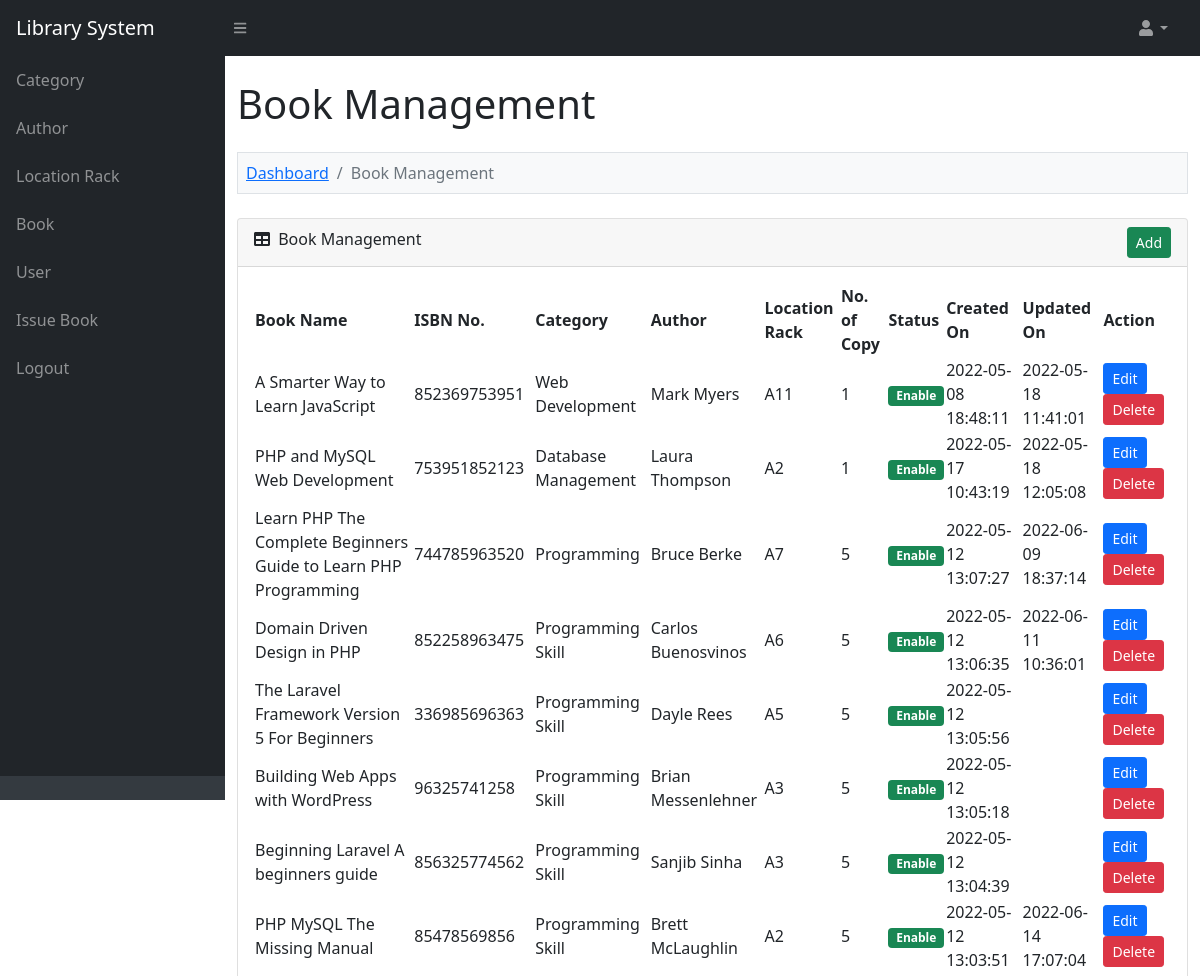
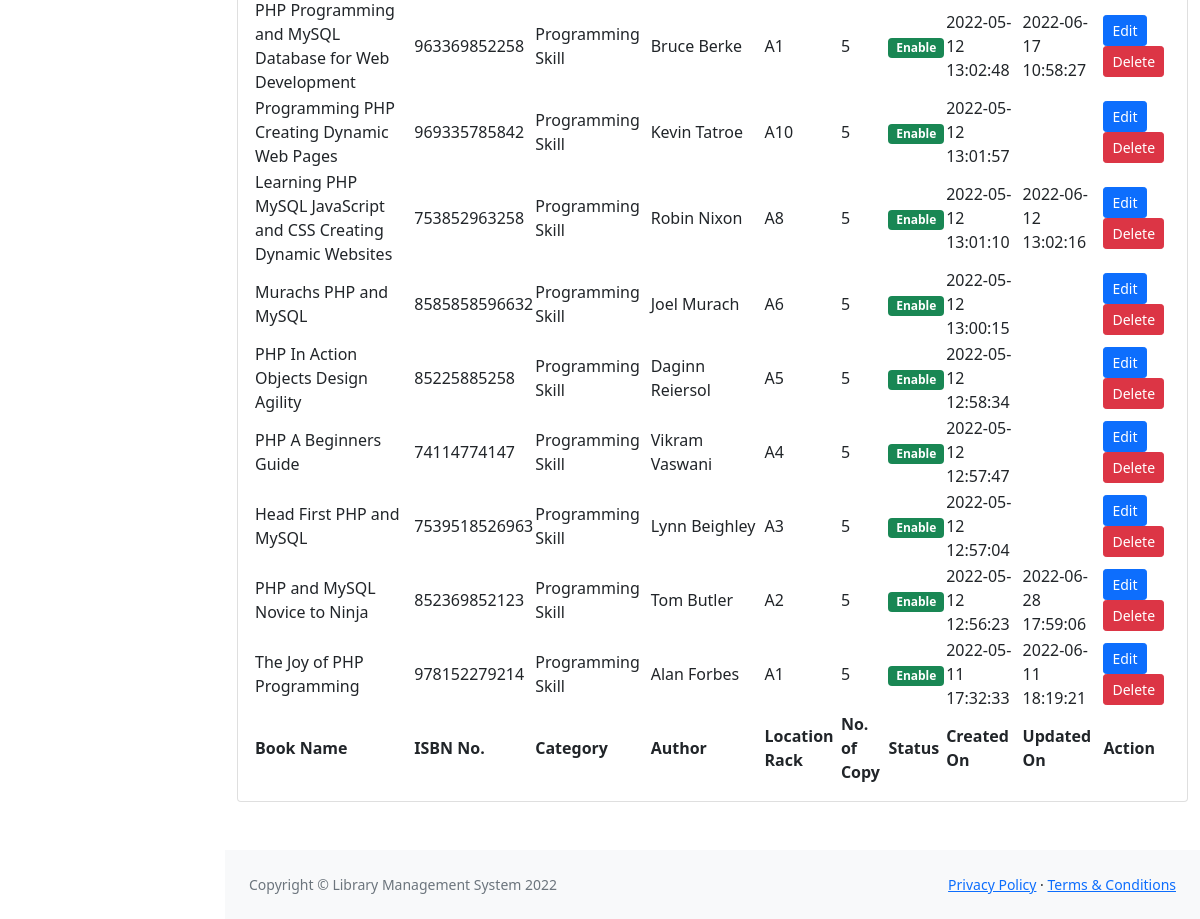
The page /admin/book.php (signed in) on the database its author committed (2 pictures, top to bottom).
### tables this page shows
CREATE TABLE `lms_book` (
  `book_id` int NOT NULL AUTO_INCREMENT,
  `book_category` varchar(200) NOT NULL,
  `book_author` varchar(200) NOT NULL,
  `book_location_rack` varchar(100) NOT NULL,
  `book_name` text NOT NULL,
  `book_isbn_number` varchar(30) NOT NULL,
  `book_no_of_copy` int NOT NULL,
  `book_status` enum('Enable','Disable') NOT NULL,
  `book_added_on` varchar(30) NOT NULL,
  `book_updated_on` varchar(30) NOT NULL,
  PRIMARY KEY (`book_id`)
);

### function.php (called while the page is built, shortened)
<?php
function convert_data($string, $action = 'encrypt')
{
	$encrypt_method = "AES-256-CBC";
	$secret_key = 'AA74CDCC2BBRT935136HH7B63C27';
	$secret_iv = '5fgf5HJ5g27';
	$key = hash('sha256', $secret_key);
	$iv = substr(hash('sha256', $secret_iv), 0, 16);
	if ($action == 'encrypt')
	{
		$output = openssl_encrypt($string, $encrypt_method, $key, 0, $iv);
	    $output = base64_encode($output);
	}
	else if ($action == 'decrypt')
	{
		$output = openssl_decrypt(base64_decode($string), $encrypt_method, $key, 0, $iv);
	}
	return $output;
}
?>

### admin/book.php (the view, shortened to what this page needs)
<?php
include '../database_connection.php';
include '../function.php';
$error = '';
$query = "
	SELECT * FROM lms_book
    ORDER BY book_id DESC
";
$statement = $connect->prepare($query);
$statement->execute();
include '../header.php';
?>
<div class="container-fluid py-4" style="min-height: 700px;">
	<h1>Book Management</h1>
	<?php
	if(isset($_GET["action"]))
	{
		if($_GET["action"] == 'add')
		{
	?>
	<ol class="breadcrumb mt-4 mb-4 bg-light p-2 border">
		<li class="breadcrumb-item"><a href="index.php">Dashboard</a></li>
        <li class="breadcrumb-item"><a href="book.php">Book Management</a></li>
        <li class="breadcrumb-item active">Add Book</li>
    </ol>
    <?php
    if($error != '')
    {
    	echo '<div class="alert alert-danger alert-dismissible fade show" role="alert"><ul class="list-unstyled">'.$error.'</ul> <button type="button" class="btn-close" data-bs-dismiss="alert" aria-label="Close"></button></div>';
    }
    ?>
    <div class="card mb-4">
    	<div class="card-header">
    		<i class="fas fa-user-plus"></i> Add New Book
        </div>
        <div class="card-body">
        	<form method="post">
        		<div class="row">
        			<div class="col-md-6">
        				<div class="mb-3">
        					<label class="form-label">Book Name</label>
        					<input type="text" name="book_name" id="book_name" class="form-control" />
        				</div>
        			</div>
        			<div class="col-md-6">
        				<div class="mb-3">
        					<label class="form-label">Select Author</label>
        					<select name="book_author" id="book_author" class="form-control">
        						<?php echo fill_author($connect); ?>
        					</select>
        				</div>
        			</div>
        		</div>
        		<div class="row">
        			<div class="col-md-6">
        				<div class="mb-3">
        					<label class="form-label">Select Category</label>
        					<select name="book_category" id="book_category" class="form-control">
        						<?php echo fill_category($connect); ?>
        					</select>
        				</div>
        			</div>
        			<div class="col-md-6">
        				<div class="mb-3">
        					<label class="form-label">Select Location Rack</label>
        					<select name="book_location_rack" id="book_location_rack" class="form-control">
        						<?php echo fill_location_rack($connect); ?>
        					</select>
        				</div>
        			</div>
        		</div>
        		<div class="row">
        			<div class="col-md-6">
        				<div class="mb-3">
        					<label class="form-label">Book ISBN Number</label>
        					<input type="text" name="book_isbn_number" id="book_isbn_number" class="form-control" />
        				</div>
        			</div>
        			<div class="col-md-6">
        				<div class="mb-3">
        					<label class="form-label">No. of Copy</label>
        					<input type="number" name="book_no_of_copy" id="book_no_of_copy" step="1" class="form-control" />
        				</div>
        			</div>
        		</div>
        		<div class="mt-4 mb-3 text-center">
        			<input type="submit" name="add_book" class="btn btn-success" value="Add" />
        		</div>
        	</form>
        </div>
    </div>
	<?php
		}
		else if($_GET["action"] == 'edit')
		{
			$book_id = convert_data($_GET["code"], 'decrypt');
			if($book_id > 0)
			{
				$query = "
				SELECT * FROM lms_book
                WHERE book_id = '$book_id'
				";
				$book_result = $connect->query($query);
				foreach($book_result as $book_row)
				{
	?>
	<ol class="breadcrumb mt-4 mb-4 bg-light p-2 border">
		<li class="breadcrumb-item"><a href="index.php">Dashboard</a></li>
        <li class="breadcrumb-item"><a href="book.php">Book Management</a></li>
        <li class="breadcrumb-item active">Edit Book</li>
    </ol>
    <div class="card mb-4">
    	<div class="card-header">
    		<i class="fas fa-user-plus"></i> Edit Book Details
       	</div>
       	<div class="card-body">
       		<form method="post">
       			<div class="row">
       				<div class="col-md-6">
       					<div class="mb-3">
       						<label class="form-label">Book Name</label>
       						<input type="text" name="book_name" id="book_name" class="form-control" value="<?php echo $book_row['book_name']; ?>" />
       					</div>
       				</div>
       				<div class="col-md-6">
       					<div class="mb-3">
       						<label class="form-label">Select Author</label>
       						<select name="book_author" id="book_author" class="form-control">
       							<?php echo fill_author($connect); ?>
       						</select>
       					</div>
       				</div>
       			</div>
       			<div class="row">
       				<div class="col-md-6">
       					<div class="mb-3">
       						<label class="form-label">Select Category</label>
       						<select name="book_category" id="book_category" class="form-control">
       							<?php echo fill_category($connect); ?>
       						</select>
       					</div>
       				</div>
       				<div class="col-md-6">
       					<div class="mb-3">
       						<label class="form-label">Select Location Rack</label>
       						<select name="book_location_rack" id="book_location_rack" class="form-control">
       							<?php echo fill_location_rack($connect); ?>
       						</select>
       					</div>
       				</div>
       			</div>
       			<div class="row">
       				<div class="col-md-6">
       					<div class="mb-3">
       						<label class="form-label">Book ISBN Number</label>
       						<input type="text" name="book_isbn_number" id="book_isbn_number" class="form-control" value="<?php echo $book_row['book_isbn_number']; ?>" />
       					</div>
       				</div>
       				<div class="col-md-6">
       					<div class="mb-3">
       						<label class="form-label">No. of Copy</label>
       						<input type="number" name="book_no_of_copy" id="book_no_of_copy" class="form-control" step="1" value="<?php echo $book_row['book_no_of_copy']; ?>" />
       					</div>
       				</div>
       			</div>
       			<div class="mt-4 mb-3 text-center">
       				<input type="hidden" name="book_id" value="<?php echo $book_row['book_id']; ?>" />
       				<input type="submit" name="edit_book" class="btn btn-primary" value="Edit" />
       			</div>
       		</form>
       		<script>
       			document.getElementById('book_author').value = "<?php echo $book_row['book_author']; ?>";
       			document.getElementById('book_category').value = "<?php echo $book_row['book_category']; ?>";
       			document.getElementById('book_location_rack').value = "<?php echo $book_row['book_location_rack']; ?>";
       		</script>
       	</div>
   	</div>
	<?php
				}
			}
		}
	}
	else
	{
	?>
	<ol class="breadcrumb mt-4 mb-4 bg-light p-2 border">
		<li class="breadcrumb-item"><a href="index.php">Dashboard</a></li>
		<li class="breadcrumb-item active">Book Management</li>
	</ol>
	<div class="card mb-4">
		<div class="card-header">
			<div class="row">
				<div class="col col-md-6">
					<i class="fas fa-table me-1"></i> Book Management
                </div>
                <div class="col col-md-6" align="right">
                	<a href="book.php?action=add" class="btn btn-success btn-sm">Add</a>
                </div>
            </div>
        </div>
        <div class="card-body">
        	<table id="datatablesSimple">
        		<thead>
        			<tr>
        				<th>Book Name</th>
        				<th>ISBN No.</th>
        				<th>Category</th>
        				<th>Author</th>
        				<th>Location Rack</th>
        				<th>No. of Copy</th>
        				<th>Status</th>
        				<th>Created On</th>
        				<th>Updated On</th>
        				<th>Action</th>
        			</tr>
        		</thead>
        		<tfoot>
        			<tr>
        				<th>Book Name</th>
        				<th>ISBN No.</th>
        				<th>Category</th>
        				<th>Author</th>
        				<th>Location Rack</th>
        				<th>No. of Copy</th>
        				<th>Status</th>
        				<th>Created On</th>
        				<th>Updated On</th>
        				<th>Action</th>
        			</tr>
        		</tfoot>
        		<tbody>
        		<?php
        		if($statement->rowCount() > 0)
        		{
        			foreach($statement->fetchAll() as $row)
        			{
        				$book_status = '';
        				if($row['book_status'] == 'Enable')
        				{
        					$book_status = '<div class="badge bg-success">Enable</div>';
        				}
        				else
        				{
        					$book_status = '<div class="badge bg-danger">Disable</div>';
        				}
        				echo '
        				<tr>
        					<td>'.$row["book_name"].'</td>
        					<td>'.$row["book_isbn_number"].'</td>
        					<td>'.$row["book_category"].'</td>
        					<td>'.$row["book_author"].'</td>
        					<td>'.$row["book_location_rack"].'</td>
        					<td>'.$row["book_no_of_copy"].'</td>
        					<td>'.$book_status.'</td>
        					<td>'.$row["book_added_on"].'</td>
        					<td>'.$row["book_updated_on"].'</td>
        					<td>
        						<a href="book.php?action=edit&code='.convert_data($row["book_id"]).'" class="btn btn-sm btn-primary">Edit</a>
        						<button type="button" name="delete_button" class="btn btn-danger btn-sm" onclick="delete_data(`'.$row["book_id"].'`, `'.$row["book_status"].'`)">Delete</button>
        					</td>
        				</tr>
        				';
        			}
        		}
        		else
        		{
        			echo '
        			<tr>
        				<td colspan="10" class="text-center">No Data Found</td>
        			</tr>
        			';
        		}
        		?>
        		</tbody>
        	</table>
        </div>
    </div>
    <?php
	}
    ?>
</div>
<?php
include '../footer.php';
?>

### rows shown on the page
lms_book: book_name "A Smarter Way to Learn JavaScript", book_isbn_number "852369753951", book_category "Web Development", book_author "Mark Myers", book_location_rack "A11", book_no_of_copy "1", book_status "Enable", book_added_on "2022-05-08 18:48:11", book_updated_on "2022-05-18 11:41:01"
lms_book: book_name "PHP and MySQL Web Development", book_isbn_number "753951852123", book_category "Database Management", book_author "Laura Thompson", book_location_rack "A2", book_no_of_copy "1", book_status "Enable", book_added_on "2022-05-17 10:43:19", book_updated_on "2022-05-18 12:05:08"
lms_book: book_name "Learn PHP The Complete Beginners Guide to Learn PHP Programming", book_isbn_number "744785963520", book_category "Programming", book_author "Bruce Berke", book_location_rack "A7", book_no_of_copy "5", book_status "Enable", book_added_on "2022-05-12 13:07:27", book_updated_on "2022-06-09 18:37:14"
lms_book: book_name "Domain Driven Design in PHP", book_isbn_number "852258963475", book_category "Programming Skill", book_author "Carlos Buenosvinos", book_location_rack "A6", book_no_of_copy "5", book_status "Enable", book_added_on "2022-05-12 13:06:35", book_updated_on "2022-06-11 10:36:01"
lms_book: book_name "The Laravel Framework Version 5 For Beginners", book_isbn_number "336985696363", book_category "Programming Skill", book_author "Dayle Rees", book_location_rack "A5", book_no_of_copy "5", book_status "Enable", book_added_on "2022-05-12 13:05:56"
lms_book: book_name "Building Web Apps with WordPress", book_isbn_number "96325741258", book_category "Programming Skill", book_author "Brian Messenlehner", book_location_rack "A3", book_no_of_copy "5", book_status "Enable", book_added_on "2022-05-12 13:05:18"
lms_book: book_name "Beginning Laravel A beginners guide", book_isbn_number "856325774562", book_category "Programming Skill", book_author "Sanjib Sinha", book_location_rack "A3", book_no_of_copy "5", book_status "Enable", book_added_on "2022-05-12 13:04:39"
lms_book: book_name "PHP MySQL The Missing Manual", book_isbn_number "85478569856", book_category "Programming Skill", book_author "Brett McLaughlin", book_location_rack "A2", book_no_of_copy "5", book_status "Enable", book_added_on "2022-05-12 13:03:51", book_updated_on "2022-06-14 17:07:04"
lms_book: book_name "PHP Programming and MySQL Database for Web Development", book_isbn_number "963369852258", book_category "Programming Skill", book_author "Bruce Berke", book_location_rack "A1", book_no_of_copy "5", book_status "Enable", book_added_on "2022-05-12 13:02:48", book_updated_on "2022-06-17 10:58:27"
lms_book: book_name "Programming PHP Creating Dynamic Web Pages", book_isbn_number "969335785842", book_category "Programming Skill", book_author "Kevin Tatroe", book_location_rack "A10", book_no_of_copy "5", book_status "Enable", book_added_on "2022-05-12 13:01:57"
lms_book: book_name "Learning PHP MySQL JavaScript and CSS Creating Dynamic Websites", book_isbn_number "753852963258", book_category "Programming Skill", book_author "Robin Nixon", book_location_rack "A8", book_no_of_copy "5", book_status "Enable", book_added_on "2022-05-12 13:01:10", book_updated_on "2022-06-12 13:02:16"
lms_book: book_name "Murachs PHP and MySQL", book_isbn_number "8585858596632", book_category "Programming Skill", book_author "Joel Murach", book_location_rack "A6", book_no_of_copy "5", book_status "Enable", book_added_on "2022-05-12 13:00:15"
lms_book: book_name "PHP In Action Objects Design Agility", book_isbn_number "85225885258", book_category "Programming Skill", book_author "Daginn Reiersol", book_location_rack "A5", book_no_of_copy "5", book_status "Enable", book_added_on "2022-05-12 12:58:34"
lms_book: book_name "PHP A Beginners Guide", book_isbn_number "74114774147", book_category "Programming Skill", book_author "Vikram Vaswani", book_location_rack "A4", book_no_of_copy "5", book_status "Enable", book_added_on "2022-05-12 12:57:47"
lms_book: book_name "Head First PHP and MySQL", book_isbn_number "7539518526963", book_category "Programming Skill", book_author "Lynn Beighley", book_location_rack "A3", book_no_of_copy "5", book_status "Enable", book_added_on "2022-05-12 12:57:04"
lms_book: book_name "PHP and MySQL Novice to Ninja", book_isbn_number "852369852123", book_category "Programming Skill", book_author "Tom Butler", book_location_rack "A2", book_no_of_copy "5", book_status "Enable", book_added_on "2022-05-12 12:56:23", book_updated_on "2022-06-28 17:59:06"
lms_book: book_name "The Joy of PHP Programming", book_isbn_number "978152279214", book_category "Programming Skill", book_author "Alan Forbes", book_location_rack "A1", book_no_of_copy "5", book_status "Enable", book_added_on "2022-05-11 17:32:33", book_updated_on "2022-06-11 18:19:21"
